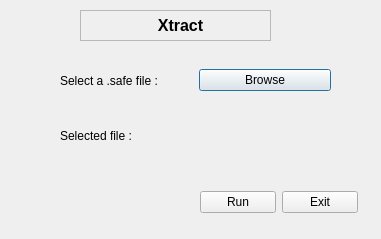
<?xml version="1.0" encoding="UTF-8"?>
<ui version="4.0">
 <class>Dialog</class>
 <widget class="QDialog" name="Dialog">
  <property name="geometry">
   <rect>
    <x>0</x>
    <y>0</y>
    <width>381</width>
    <height>239</height>
   </rect>
  </property>
  <property name="windowTitle">
   <string>Dialog</string>
  </property>
  <widget class="QFrame" name="frame">
   <property name="geometry">
    <rect>
     <x>80</x>
     <y>10</y>
     <width>191</width>
     <height>31</height>
    </rect>
   </property>
   <property name="frameShape">
    <enum>QFrame::StyledPanel</enum>
   </property>
   <property name="frameShadow">
    <enum>QFrame::Raised</enum>
   </property>
   <widget class="QLabel" name="Xtract">
    <property name="geometry">
     <rect>
      <x>60</x>
      <y>5</y>
      <width>81</width>
      <height>21</height>
     </rect>
    </property>
    <property name="text">
     <string>&lt;html&gt;&lt;head/&gt;&lt;body&gt;&lt;p align=&quot;center&quot;&gt;&lt;span style=&quot; font-size:12pt; font-weight:600;&quot;&gt;Xtract&lt;/span&gt;&lt;/p&gt;&lt;/body&gt;&lt;/html&gt;</string>
    </property>
   </widget>
  </widget>
  <widget class="QWidget" name="layoutWidget">
   <property name="geometry">
    <rect>
     <x>60</x>
     <y>60</y>
     <width>271</width>
     <height>41</height>
    </rect>
   </property>
   <layout class="QHBoxLayout" name="horizontalLayout">
    <item>
     <widget class="QLabel" name="fileSelect">
      <property name="text">
       <string>Select a .safe file :</string>
      </property>
     </widget>
    </item>
    <item>
     <widget class="QPushButton" name="selectButton">
      <property name="text">
       <string>Browse</string>
      </property>
     </widget>
    </item>
   </layout>
  </widget>
  <widget class="QWidget" name="layoutWidget">
   <property name="geometry">
    <rect>
     <x>60</x>
     <y>120</y>
     <width>271</width>
     <height>31</height>
    </rect>
   </property>
   <layout class="QHBoxLayout" name="horizontalLayout_2">
    <item>
     <widget class="QLabel" name="fileSelected">
      <property name="text">
       <string>Selected file :</string>
      </property>
     </widget>
    </item>
    <item>
     <widget class="QLabel" name="fileName">
      <property name="text">
       <string/>
      </property>
     </widget>
    </item>
   </layout>
  </widget>
  <widget class="QLabel" name="status">
   <property name="geometry">
    <rect>
     <x>170</x>
     <y>160</y>
     <width>51</width>
     <height>20</height>
    </rect>
   </property>
   <property name="text">
    <string/>
   </property>
  </widget>
  <widget class="QWidget" name="">
   <property name="geometry">
    <rect>
     <x>200</x>
     <y>190</y>
     <width>158</width>
     <height>25</height>
    </rect>
   </property>
   <layout class="QHBoxLayout" name="horizontalLayout_3">
    <item>
     <widget class="QPushButton" name="pushButton">
      <property name="text">
       <string>Run</string>
      </property>
     </widget>
    </item>
    <item>
     <widget class="QPushButton" name="pushButton_2">
      <property name="text">
       <string>Exit</string>
      </property>
     </widget>
    </item>
   </layout>
  </widget>
 </widget>
 <resources/>
 <connections>
  <connection>
   <sender>selectButton</sender>
   <signal>clicked()</signal>
   <receiver>Dialog</receiver>
   <slot>browseSlot()</slot>
   <hints>
    <hint type="sourcelabel">
     <x>329</x>
     <y>87</y>
    </hint>
    <hint type="destinationlabel">
     <x>317</x>
     <y>128</y>
    </hint>
   </hints>
  </connection>
  <connection>
   <sender>pushButton</sender>
   <signal>clicked()</signal>
   <receiver>Dialog</receiver>
   <slot>runAlgo()</slot>
   <hints>
    <hint type="sourcelabel">
     <x>246</x>
     <y>199</y>
    </hint>
    <hint type="destinationlabel">
     <x>140</x>
     <y>159</y>
    </hint>
   </hints>
  </connection>
  <connection>
   <sender>pushButton_2</sender>
   <signal>clicked()</signal>
   <receiver>Dialog</receiver>
   <slot>exitApp()</slot>
   <hints>
    <hint type="sourcelabel">
     <x>317</x>
     <y>198</y>
    </hint>
    <hint type="destinationlabel">
     <x>152</x>
     <y>219</y>
    </hint>
   </hints>
  </connection>
 </connections>
 <slots>
  <slot>browseSlot()</slot>
  <slot>runAlgo()</slot>
  <slot>exitApp()</slot>
 </slots>
</ui>
